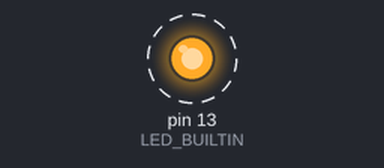
This sketch was run on a simulated Arduino Uno, built with avr-gcc and run on an emulated ATmega328P. Parts: output pins drawn as LEDs (lit = HIGH). Dashed ring = blinking. What the sketch prints to the serial monitor is not drawn.

Above: at 0.2 s.
Timing chart, 0 to 3.0 s (numbered marks = the images above):
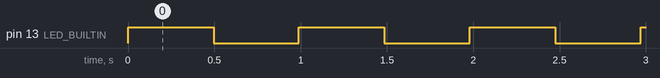

Measured:
- by itself, pin 13 (LED_BUILTIN): alternates HIGH for 0.50 s and LOW for 0.50 s

The sketch:

usar-FreeRTOS-en-Arduino.ino
```cpp
/*  Códigos de ejemplo de los tutoriales de www.luisllamas.es
    Enlace entrada : https :  //www.luisllamas.es/multitarea-en-arduino-blink-sin-delay/
    Todo el contenido distribuido bajo licencia CCC, salvo indicación expresa
*/

#include <Arduino_FreeRTOS.h>

void TaskBlink(void *pvParameters) {
  (void)pvParameters;

  pinMode(LED_BUILTIN, OUTPUT);

  while (true) {
    digitalWrite(LED_BUILTIN, HIGH);
    vTaskDelay(500 / portTICK_PERIOD_MS);
    digitalWrite(LED_BUILTIN, LOW);
    vTaskDelay(500 / portTICK_PERIOD_MS);
  }
}

void setup() {
  Serial.begin(9600);

  xTaskCreate(
    TaskBlink, "Blink",  // Nombre de la tarea
    128,                 // Tamaño de la pila de la tarea
    NULL, 2,             // Prioridad, siendo 0 la de menor prioridad, y 3 la de mayor
    NULL);
}

void loop() {
  Serial.println(millis());
  delay(1000);
}
```
